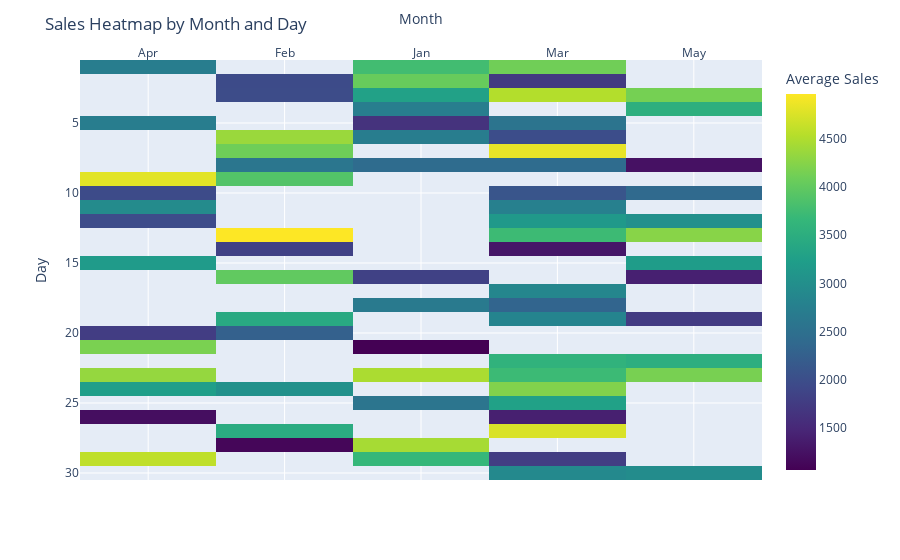

Notebook cell for this chart:
### Code cell
#Question_No.3: Using the sales data, generate a heatmap to visualize the variation in sales across
#different months and days.
#np.random.seed(20) 
#data = { 
#    'Month': np.random.choice(['Jan', 'Feb', 'Mar', 'Apr', 'May'], 100), 
#    'Day': np.random.choice(range(1, 31), 100), 
 #   'Sales': np.random.randint(1000, 5000, 100) 
#} 
#df = pd.DataFrame(data)

#Answer:
import numpy as np
import pandas as pd
import plotly.express as px

# Set random seed for reproducibility
np.random.seed(20)

# Generate sales data
data = {
    'Month': np.random.choice(['Jan', 'Feb', 'Mar', 'Apr', 'May'], 100),
    'Day': np.random.choice(range(1, 31), 100),
    'Sales': np.random.randint(1000, 5000, 100)
}

df = pd.DataFrame(data)

# Pivot the data to create a matrix of sales values
heatmap_data = df.pivot_table(index='Day', columns='Month', values='Sales', aggfunc='mean')

# Create the heatmap
fig = px.imshow(
    heatmap_data,
    labels={'x': 'Month', 'y': 'Day', 'color': 'Average Sales'},
    x=heatmap_data.columns,
    y=heatmap_data.index,
    color_continuous_scale='Viridis'
)

# Update layout for better visualization
fig.update_layout(
    title='Sales Heatmap by Month and Day',
    xaxis_title='Month',
    yaxis_title='Day',
    xaxis=dict(side='top')
)

# Show the plot
fig.show()

### Figure 1 — Plotly figure (JSON) as saved in the notebook; plotly's stock layout.template omitted (floating-point values rounded to 4 significant figures; data arrays with more than 128 entries replaced by an {"elided": "..."} marker saying what was removed)
{"data": [{"coloraxis": "coloraxis", "hovertemplate": "Month: %{x}<br>Day: %{y}<br>Average Sales: %{z}<extra></extra>", "name": "0", "type": "heatmap", "x": ["Apr", "Feb", "Jan", "Mar", "May"], "xaxis": "x", "y": [1, 2, 3, 4, 5, 6, 7, 8, 9, 10, 11, 12, 13, 14, 15, 16, 17, 18, 19, 20, 21, 22, 23, 24, 25, 26, 27, 28, 29, 30], "yaxis": "y", "z": {"elided": "30x5 float values"}}], "layout": {"coloraxis": {"colorbar": {"title": {"text": "Average Sales"}}, "colorscale": [[0, "#440154"], [0.1111, "#482878"], [0.2222, "#3e4989"], [0.3333, "#31688e"], [0.4444, "#26828e"], [0.5556, "#1f9e89"], [0.6667, "#35b779"], [0.7778, "#6ece58"], [0.8889, "#b5de2b"], [1, "#fde725"]]}, "margin": {"t": 60}, "title": {"text": "Sales Heatmap by Month and Day"}, "xaxis": {"anchor": "y", "constrain": "domain", "domain": [0, 1], "scaleanchor": "y", "side": "top", "title": {"text": "Month"}}, "yaxis": {"anchor": "x", "autorange": "reversed", "constrain": "domain", "domain": [0, 1], "title": {"text": "Day"}}}}
